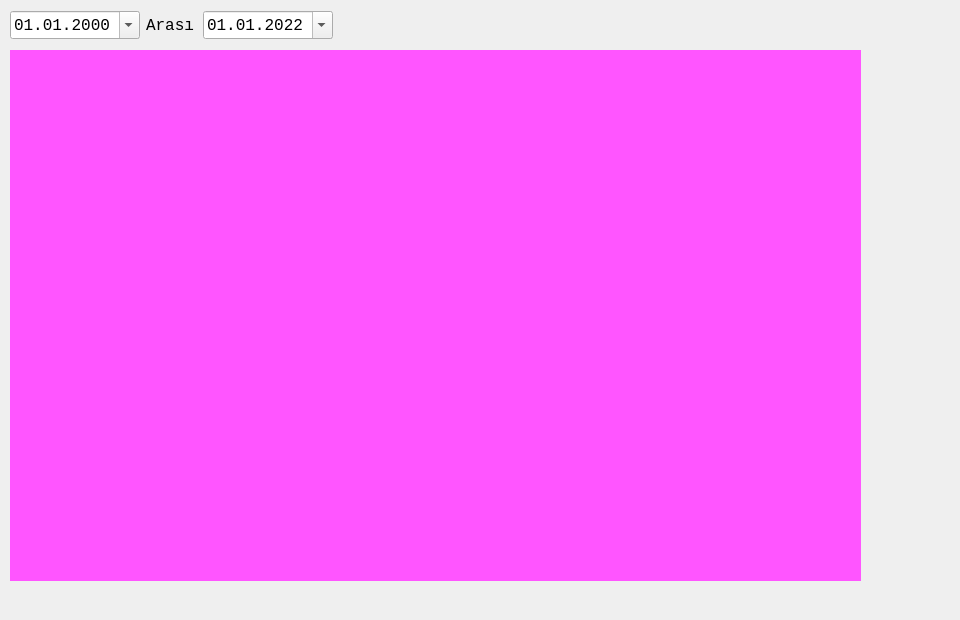
<?xml version="1.0" encoding="UTF-8"?>
<ui version="4.0">
 <class>SatisGrafigiForm</class>
 <widget class="QDialog" name="SatisGrafigiForm">
  <property name="geometry">
   <rect>
    <x>0</x>
    <y>0</y>
    <width>960</width>
    <height>620</height>
   </rect>
  </property>
  <property name="minimumSize">
   <size>
    <width>960</width>
    <height>100</height>
   </size>
  </property>
  <property name="maximumSize">
   <size>
    <width>1200</width>
    <height>620</height>
   </size>
  </property>
  <property name="font">
   <font>
    <family>Monospace</family>
    <pointsize>12</pointsize>
   </font>
  </property>
  <property name="windowTitle">
   <string>Satış Grafiği</string>
  </property>
  <widget class="QFrame" name="horizontalFrame">
   <property name="geometry">
    <rect>
     <x>10</x>
     <y>50</y>
     <width>851</width>
     <height>531</height>
    </rect>
   </property>
   <property name="autoFillBackground">
    <bool>true</bool>
   </property>
   <property name="styleSheet">
    <string notr="true">background-color: rgb(255, 85, 255);</string>
   </property>
   <layout class="QHBoxLayout" name="horizontalLayout_2">
    <property name="spacing">
     <number>0</number>
    </property>
    <property name="sizeConstraint">
     <enum>QLayout::SetDefaultConstraint</enum>
    </property>
    <property name="leftMargin">
     <number>0</number>
    </property>
    <property name="topMargin">
     <number>0</number>
    </property>
    <property name="rightMargin">
     <number>0</number>
    </property>
    <property name="bottomMargin">
     <number>0</number>
    </property>
   </layout>
  </widget>
  <widget class="QWidget" name="layoutWidget">
   <property name="geometry">
    <rect>
     <x>10</x>
     <y>10</y>
     <width>323</width>
     <height>30</height>
    </rect>
   </property>
   <layout class="QHBoxLayout" name="horizontalLayout">
    <item>
     <widget class="QDateEdit" name="baslangicdateEdit">
      <property name="displayFormat">
       <string>dd.MM.yyyy</string>
      </property>
      <property name="calendarPopup">
       <bool>true</bool>
      </property>
     </widget>
    </item>
    <item>
     <widget class="QLabel" name="label">
      <property name="text">
       <string>Arası</string>
      </property>
     </widget>
    </item>
    <item>
     <widget class="QDateEdit" name="bitisdateEdit">
      <property name="displayFormat">
       <string>dd.MM.yyyy</string>
      </property>
      <property name="calendarPopup">
       <bool>true</bool>
      </property>
      <property name="date">
       <date>
        <year>2022</year>
        <month>1</month>
        <day>1</day>
       </date>
      </property>
     </widget>
    </item>
   </layout>
  </widget>
 </widget>
 <resources/>
 <connections/>
</ui>
